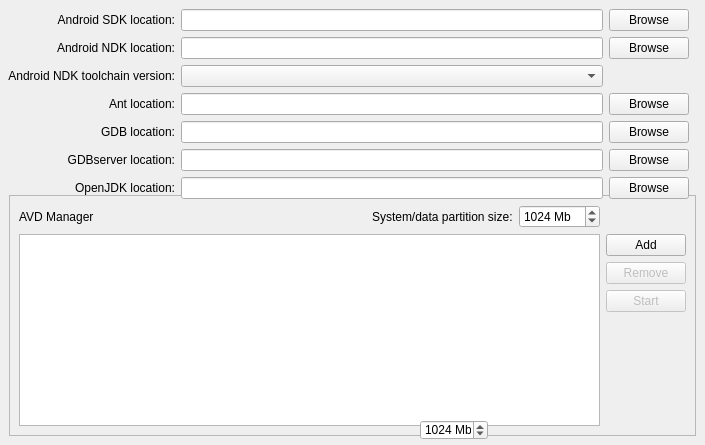
<?xml version="1.0" encoding="UTF-8"?>
<ui version="4.0">
 <class>AndroidSettingsWidget</class>
 <widget class="QWidget" name="AndroidSettingsWidget">
  <property name="geometry">
   <rect>
    <x>0</x>
    <y>0</y>
    <width>705</width>
    <height>445</height>
   </rect>
  </property>
  <property name="windowTitle">
   <string>Android Configuration</string>
  </property>
  <widget class="QFrame" name="AVDManagerFrame">
   <property name="geometry">
    <rect>
     <x>9</x>
     <y>195</y>
     <width>687</width>
     <height>241</height>
    </rect>
   </property>
   <property name="frameShape">
    <enum>QFrame::StyledPanel</enum>
   </property>
   <property name="frameShadow">
    <enum>QFrame::Raised</enum>
   </property>
   <layout class="QGridLayout" name="gridLayout">
    <item row="0" column="0">
     <layout class="QHBoxLayout" name="horizontalLayout">
      <item>
       <widget class="QLabel" name="AVDManagerLabel">
        <property name="text">
         <string>AVD Manager</string>
        </property>
       </widget>
      </item>
      <item>
       <spacer name="horizontalSpacer">
        <property name="orientation">
         <enum>Qt::Horizontal</enum>
        </property>
        <property name="sizeHint" stdset="0">
         <size>
          <width>40</width>
          <height>20</height>
         </size>
        </property>
       </spacer>
      </item>
      <item>
       <widget class="QLabel" name="DataPartitionSizeLable">
        <property name="text">
         <string>System/data partition size:</string>
        </property>
       </widget>
      </item>
      <item>
       <widget class="QSpinBox" name="DataPartitionSizeSpinBox">
        <property name="suffix">
         <string> Mb</string>
        </property>
        <property name="maximum">
         <number>99999</number>
        </property>
        <property name="value">
         <number>1024</number>
        </property>
       </widget>
      </item>
     </layout>
    </item>
    <item row="1" column="0" rowspan="4">
     <widget class="QTableView" name="AVDTableView">
      <property name="selectionMode">
       <enum>QAbstractItemView::SingleSelection</enum>
      </property>
      <property name="selectionBehavior">
       <enum>QAbstractItemView::SelectRows</enum>
      </property>
      <property name="textElideMode">
       <enum>Qt::ElideMiddle</enum>
      </property>
      <attribute name="verticalHeaderVisible">
       <bool>false</bool>
      </attribute>
     </widget>
    </item>
    <item row="1" column="1">
     <widget class="QPushButton" name="AVDAddPushButton">
      <property name="text">
       <string>Add</string>
      </property>
     </widget>
    </item>
    <item row="2" column="1">
     <widget class="QPushButton" name="AVDRemovePushButton">
      <property name="enabled">
       <bool>false</bool>
      </property>
      <property name="text">
       <string>Remove</string>
      </property>
     </widget>
    </item>
    <item row="3" column="1">
     <widget class="QPushButton" name="AVDStartPushButton">
      <property name="enabled">
       <bool>false</bool>
      </property>
      <property name="text">
       <string>Start</string>
      </property>
     </widget>
    </item>
    <item row="4" column="1">
     <spacer name="verticalSpacer">
      <property name="orientation">
       <enum>Qt::Vertical</enum>
      </property>
      <property name="sizeHint" stdset="0">
       <size>
        <width>20</width>
        <height>129</height>
       </size>
      </property>
     </spacer>
    </item>
   </layout>
  </widget>
  <widget class="QSpinBox" name="DataPartitionSizeSpinBox_2">
   <property name="geometry">
    <rect>
     <x>420</x>
     <y>420</y>
     <width>68</width>
     <height>20</height>
    </rect>
   </property>
   <property name="suffix">
    <string> Mb</string>
   </property>
   <property name="maximum">
    <number>99999</number>
   </property>
   <property name="value">
    <number>1024</number>
   </property>
  </widget>
  <widget class="QWidget" name="">
   <property name="geometry">
    <rect>
     <x>8</x>
     <y>9</y>
     <width>681</width>
     <height>196</height>
    </rect>
   </property>
   <layout class="QGridLayout" name="gridLayout_2">
    <item row="0" column="0">
     <widget class="QLabel" name="SDKLocationLabel">
      <property name="text">
       <string>Android SDK location:</string>
      </property>
      <property name="alignment">
       <set>Qt::AlignRight|Qt::AlignTrailing|Qt::AlignVCenter</set>
      </property>
     </widget>
    </item>
    <item row="0" column="1">
     <widget class="QLineEdit" name="SDKLocationLineEdit"/>
    </item>
    <item row="0" column="2">
     <widget class="QPushButton" name="SDKLocationPushButton">
      <property name="text">
       <string>Browse</string>
      </property>
     </widget>
    </item>
    <item row="1" column="0">
     <widget class="QLabel" name="NDKLocationLabel">
      <property name="text">
       <string>Android NDK location:</string>
      </property>
      <property name="alignment">
       <set>Qt::AlignRight|Qt::AlignTrailing|Qt::AlignVCenter</set>
      </property>
     </widget>
    </item>
    <item row="1" column="1">
     <widget class="QLineEdit" name="NDKLocationLineEdit"/>
    </item>
    <item row="1" column="2">
     <widget class="QPushButton" name="NDKLocationPushButton">
      <property name="text">
       <string>Browse</string>
      </property>
     </widget>
    </item>
    <item row="2" column="0">
     <widget class="QLabel" name="NDKToolchainVersionLabel">
      <property name="text">
       <string>Android NDK toolchain version:</string>
      </property>
      <property name="alignment">
       <set>Qt::AlignRight|Qt::AlignTrailing|Qt::AlignVCenter</set>
      </property>
     </widget>
    </item>
    <item row="2" column="1">
     <widget class="QComboBox" name="toolchainVersionComboBox"/>
    </item>
    <item row="3" column="0">
     <widget class="QLabel" name="AntLocationLabel">
      <property name="text">
       <string>Ant location:</string>
      </property>
      <property name="alignment">
       <set>Qt::AlignRight|Qt::AlignTrailing|Qt::AlignVCenter</set>
      </property>
     </widget>
    </item>
    <item row="3" column="1">
     <widget class="QLineEdit" name="AntLocationLineEdit"/>
    </item>
    <item row="3" column="2">
     <widget class="QPushButton" name="AntLocationPushButton">
      <property name="text">
       <string>Browse</string>
      </property>
     </widget>
    </item>
    <item row="4" column="0">
     <widget class="QLabel" name="GdbLocationLabel">
      <property name="text">
       <string>GDB location:</string>
      </property>
      <property name="alignment">
       <set>Qt::AlignRight|Qt::AlignTrailing|Qt::AlignVCenter</set>
      </property>
     </widget>
    </item>
    <item row="4" column="1">
     <widget class="QLineEdit" name="GdbLocationLineEdit"/>
    </item>
    <item row="4" column="2">
     <widget class="QPushButton" name="GdbLocationPushButton">
      <property name="text">
       <string>Browse</string>
      </property>
     </widget>
    </item>
    <item row="5" column="0">
     <widget class="QLabel" name="GdbserverLocationLabel">
      <property name="text">
       <string>GDBserver location:</string>
      </property>
      <property name="alignment">
       <set>Qt::AlignRight|Qt::AlignTrailing|Qt::AlignVCenter</set>
      </property>
     </widget>
    </item>
    <item row="5" column="1">
     <widget class="QLineEdit" name="GdbserverLocationLineEdit"/>
    </item>
    <item row="5" column="2">
     <widget class="QPushButton" name="GdbserverLocationPushButton">
      <property name="text">
       <string>Browse</string>
      </property>
     </widget>
    </item>
    <item row="6" column="0">
     <widget class="QLabel" name="OpenJDKLocationLabel">
      <property name="text">
       <string>OpenJDK location:</string>
      </property>
      <property name="alignment">
       <set>Qt::AlignRight|Qt::AlignTrailing|Qt::AlignVCenter</set>
      </property>
     </widget>
    </item>
    <item row="6" column="1">
     <widget class="QLineEdit" name="OpenJDKLocationLineEdit"/>
    </item>
    <item row="6" column="2">
     <widget class="QPushButton" name="OpenJDKLocationPushButton">
      <property name="text">
       <string>Browse</string>
      </property>
     </widget>
    </item>
   </layout>
  </widget>
 </widget>
 <resources/>
 <connections>
  <connection>
   <sender>NDKLocationLineEdit</sender>
   <signal>editingFinished()</signal>
   <receiver>AndroidSettingsWidget</receiver>
   <slot>NDKLocationEditingFinished()</slot>
   <hints>
    <hint type="sourcelabel">
     <x>420</x>
     <y>49</y>
    </hint>
    <hint type="destinationlabel">
     <x>352</x>
     <y>210</y>
    </hint>
   </hints>
  </connection>
  <connection>
   <sender>NDKLocationPushButton</sender>
   <signal>clicked()</signal>
   <receiver>AndroidSettingsWidget</receiver>
   <slot>browseNDKLocation()</slot>
   <hints>
    <hint type="sourcelabel">
     <x>657</x>
     <y>49</y>
    </hint>
    <hint type="destinationlabel">
     <x>352</x>
     <y>210</y>
    </hint>
   </hints>
  </connection>
  <connection>
   <sender>toolchainVersionComboBox</sender>
   <signal>currentIndexChanged(QString)</signal>
   <receiver>AndroidSettingsWidget</receiver>
   <slot>toolchainVersionIndexChanged(QString)</slot>
   <hints>
    <hint type="sourcelabel">
     <x>420</x>
     <y>81</y>
    </hint>
    <hint type="destinationlabel">
     <x>352</x>
     <y>210</y>
    </hint>
   </hints>
  </connection>
  <connection>
   <sender>SDKLocationLineEdit</sender>
   <signal>editingFinished()</signal>
   <receiver>AndroidSettingsWidget</receiver>
   <slot>SDKLocationEditingFinished()</slot>
   <hints>
    <hint type="sourcelabel">
     <x>420</x>
     <y>17</y>
    </hint>
    <hint type="destinationlabel">
     <x>352</x>
     <y>210</y>
    </hint>
   </hints>
  </connection>
  <connection>
   <sender>SDKLocationPushButton</sender>
   <signal>clicked()</signal>
   <receiver>AndroidSettingsWidget</receiver>
   <slot>browseSDKLocation()</slot>
   <hints>
    <hint type="sourcelabel">
     <x>657</x>
     <y>17</y>
    </hint>
    <hint type="destinationlabel">
     <x>352</x>
     <y>210</y>
    </hint>
   </hints>
  </connection>
  <connection>
   <sender>AntLocationLineEdit</sender>
   <signal>editingFinished()</signal>
   <receiver>AndroidSettingsWidget</receiver>
   <slot>AntLocationEditingFinished()</slot>
   <hints>
    <hint type="sourcelabel">
     <x>420</x>
     <y>113</y>
    </hint>
    <hint type="destinationlabel">
     <x>352</x>
     <y>210</y>
    </hint>
   </hints>
  </connection>
  <connection>
   <sender>AntLocationPushButton</sender>
   <signal>clicked()</signal>
   <receiver>AndroidSettingsWidget</receiver>
   <slot>browseAntLocation()</slot>
   <hints>
    <hint type="sourcelabel">
     <x>657</x>
     <y>113</y>
    </hint>
    <hint type="destinationlabel">
     <x>352</x>
     <y>210</y>
    </hint>
   </hints>
  </connection>
  <connection>
   <sender>OpenJDKLocationLineEdit</sender>
   <signal>editingFinished()</signal>
   <receiver>AndroidSettingsWidget</receiver>
   <slot>OpenJDKLocationEditingFinished()</slot>
   <hints>
    <hint type="sourcelabel">
     <x>420</x>
     <y>49</y>
    </hint>
    <hint type="destinationlabel">
     <x>352</x>
     <y>210</y>
    </hint>
   </hints>
  </connection>
  <connection>
   <sender>OpenJDKLocationPushButton</sender>
   <signal>clicked()</signal>
   <receiver>AndroidSettingsWidget</receiver>
   <slot>browseOpenJDKLocation()</slot>
   <hints>
    <hint type="sourcelabel">
     <x>657</x>
     <y>49</y>
    </hint>
    <hint type="destinationlabel">
     <x>352</x>
     <y>210</y>
    </hint>
   </hints>
  </connection>
  <connection>
   <sender>AVDAddPushButton</sender>
   <signal>clicked()</signal>
   <receiver>AndroidSettingsWidget</receiver>
   <slot>addAVD()</slot>
   <hints>
    <hint type="sourcelabel">
     <x>693</x>
     <y>199</y>
    </hint>
    <hint type="destinationlabel">
     <x>352</x>
     <y>186</y>
    </hint>
   </hints>
  </connection>
  <connection>
   <sender>AVDRemovePushButton</sender>
   <signal>clicked()</signal>
   <receiver>AndroidSettingsWidget</receiver>
   <slot>removeAVD()</slot>
   <hints>
    <hint type="sourcelabel">
     <x>693</x>
     <y>230</y>
    </hint>
    <hint type="destinationlabel">
     <x>352</x>
     <y>186</y>
    </hint>
   </hints>
  </connection>
  <connection>
   <sender>AVDStartPushButton</sender>
   <signal>clicked()</signal>
   <receiver>AndroidSettingsWidget</receiver>
   <slot>startAVD()</slot>
   <hints>
    <hint type="sourcelabel">
     <x>693</x>
     <y>261</y>
    </hint>
    <hint type="destinationlabel">
     <x>352</x>
     <y>186</y>
    </hint>
   </hints>
  </connection>
  <connection>
   <sender>AVDTableView</sender>
   <signal>activated(QModelIndex)</signal>
   <receiver>AndroidSettingsWidget</receiver>
   <slot>avdActivated(QModelIndex)</slot>
   <hints>
    <hint type="sourcelabel">
     <x>309</x>
     <y>260</y>
    </hint>
    <hint type="destinationlabel">
     <x>352</x>
     <y>186</y>
    </hint>
   </hints>
  </connection>
  <connection>
   <sender>AVDTableView</sender>
   <signal>clicked(QModelIndex)</signal>
   <receiver>AndroidSettingsWidget</receiver>
   <slot>avdActivated(QModelIndex)</slot>
   <hints>
    <hint type="sourcelabel">
     <x>309</x>
     <y>260</y>
    </hint>
    <hint type="destinationlabel">
     <x>352</x>
     <y>186</y>
    </hint>
   </hints>
  </connection>
  <connection>
   <sender>DataPartitionSizeSpinBox</sender>
   <signal>editingFinished()</signal>
   <receiver>AndroidSettingsWidget</receiver>
   <slot>DataPartitionSizeEditingFinished()</slot>
   <hints>
    <hint type="sourcelabel">
     <x>543</x>
     <y>153</y>
    </hint>
    <hint type="destinationlabel">
     <x>352</x>
     <y>186</y>
    </hint>
   </hints>
  </connection>
  <connection>
   <sender>GdbLocationLineEdit</sender>
   <signal>editingFinished()</signal>
   <receiver>AndroidSettingsWidget</receiver>
   <slot>GdbLocationEditingFinished()</slot>
   <hints>
    <hint type="sourcelabel">
     <x>409</x>
     <y>132</y>
    </hint>
    <hint type="destinationlabel">
     <x>352</x>
     <y>186</y>
    </hint>
   </hints>
  </connection>
  <connection>
   <sender>GdbLocationPushButton</sender>
   <signal>clicked()</signal>
   <receiver>AndroidSettingsWidget</receiver>
   <slot>browseGdbLocation()</slot>
   <hints>
    <hint type="sourcelabel">
     <x>662</x>
     <y>131</y>
    </hint>
    <hint type="destinationlabel">
     <x>352</x>
     <y>186</y>
    </hint>
   </hints>
  </connection>
  <connection>
   <sender>GdbserverLocationLineEdit</sender>
   <signal>editingFinished()</signal>
   <receiver>AndroidSettingsWidget</receiver>
   <slot>GdbserverLocationEditingFinished()</slot>
   <hints>
    <hint type="sourcelabel">
     <x>423</x>
     <y>171</y>
    </hint>
    <hint type="destinationlabel">
     <x>352</x>
     <y>222</y>
    </hint>
   </hints>
  </connection>
  <connection>
   <sender>GdbserverLocationPushButton</sender>
   <signal>clicked()</signal>
   <receiver>AndroidSettingsWidget</receiver>
   <slot>browseGdbserverLocation()</slot>
   <hints>
    <hint type="sourcelabel">
     <x>660</x>
     <y>172</y>
    </hint>
    <hint type="destinationlabel">
     <x>352</x>
     <y>222</y>
    </hint>
   </hints>
  </connection>
 </connections>
 <slots>
  <slot>SDKLocationEditingFinished()</slot>
  <slot>NDKLocationEditingFinished()</slot>
  <slot>browseSDKLocation()</slot>
  <slot>browseNDKLocation()</slot>
  <slot>AntLocationEditingFinished()</slot>
  <slot>browseAntLocation()</slot>
  <slot>toolchainVersionIndexChanged(QString)</slot>
  <slot>addAVD()</slot>
  <slot>removeAVD()</slot>
  <slot>startAVD()</slot>
  <slot>avdActivated(QModelIndex)</slot>
  <slot>DataPartitionSizeEditingFinished()</slot>
  <slot>GdbLocationEditingFinished()</slot>
  <slot>browseGdbLocation()</slot>
  <slot>GdbserverLocationEditingFinished()</slot>
  <slot>browseGdbserverLocation()</slot>
  <slot>OpenJDKLocationEditingFinished()</slot>
  <slot>browseOpenJDKLocation()</slot>
   </slots>
</ui>
